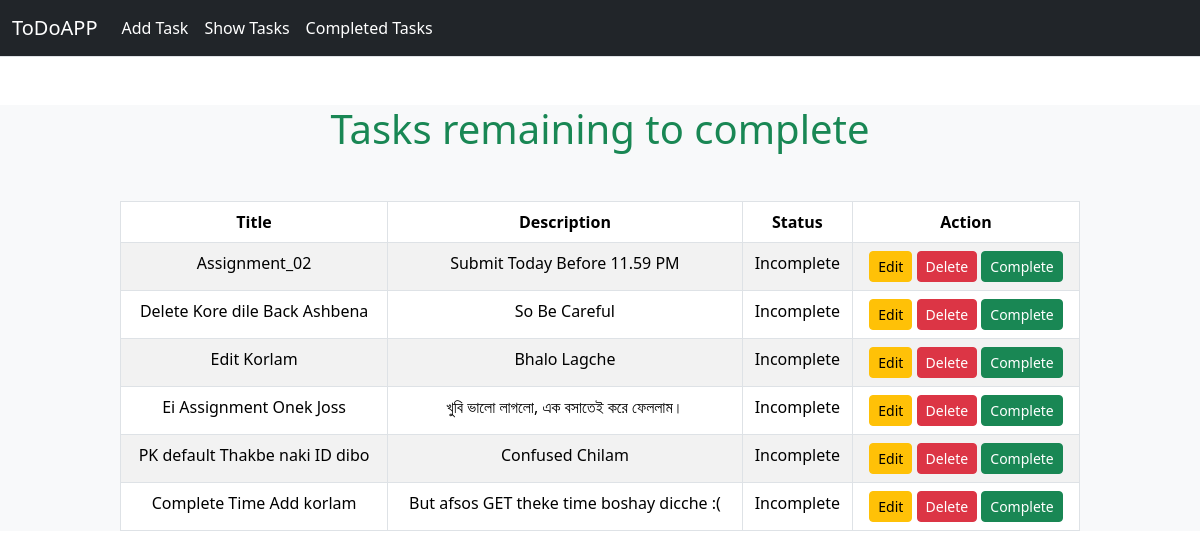
Page /show_tasks/ on the committed database.
### TODO_App/models.py (models this page shows)
class TaskModel(models.Model):
    taskTitle = models.CharField(max_length=30)
    taskDescription = models.CharField(max_length=50)
    is_completed = models.BooleanField(default=False)

### TODO_App/views.py (the view)
# urls.py: path('show_tasks/', views.show_tasks, name='show_tasks'),
def show_tasks(request):
    tasks = TaskModel.objects.filter(is_completed=False)
    return render(request, 'show_tasks.html', {'tasks': tasks})

### TODO_App/templates/show_tasks.html (shortened to what this page needs)
{% extends 'base.html' %}
{% block content %}
<div style="text-align: center;" class='mt-5 text-success bg-light'>
    <h1>Tasks remaining to complete </h1>
<div>
    {% if tasks %}
    <div style="width:80%; margin:auto;" class="mt-5">
        <table class="table table-striped table-bordered table-hover">
            <thead class="thead-light">
              <tr style="text-align:center;">
                <th scope="col">Title</th>
                <th scope="col">Description</th>
                <th scope="col">Status</th>
                <th scope="col">Action</th>
              </tr>
            </thead>
            <tbody style="text-align:center;">
              {% for task in tasks %}
              <tr>
                <td scope="row"> {{task.taskTitle}} </th>
                <td scope="row"> {{task.taskDescription}} </th>
                {% if task.is_completed %}
                <td scope="row"> Completed </th>
                {% else %}
                <td scope="row"> Incomplete </th>
                {% endif %}
                <td>
                  <a class="btn btn-warning btn-sm" href=" {% url 'edit_task' task.id %} ">Edit</a>
                  <a class="btn btn-danger btn-sm" href=" {% url 'delete_task' task.id %} " > Delete </a>
                  <a class="btn btn-success btn-sm" href="{% url 'complete' task.id %}"  > Complete </a>
                </td>
              </tr>
              {% endfor %}
              </tbody>
          </table>
    </div>
{% endif %}
{% endblock content %}

### TODO_App/templates/base.html (shortened to what this page needs)
<!doctype html>
<html lang="en">
  <head>
    <link href="https://cdn.jsdelivr.net/npm/bootstrap@5.3.1/dist/css/bootstrap.min.css" rel="stylesheet">
  </head>
  <body>
<nav class="navbar navbar-expand-lg bg-dark border-bottom border-body">
  <div class="container-fluid">
    <a class="navbar-brand text-white" href=" {% url 'home' %} ">ToDoAPP</a>
    <div class="collapse navbar-collapse" id="navbarNavAltMarkup">
      <div class="navbar-nav">
        <a class="nav-link text-white" aria-current="page" href=" {% url 'add_task' %} ">Add Task</a>
        <a class="nav-link text-white" href=" {% url 'show_tasks' %}">Show Tasks</a>
        <a class="nav-link text-white" href=" {% url 'completed_tasks' %}">Completed Tasks</a>
      </div>
    </div>
  </div>
</nav>
  {% block content %}{% endblock content %}
  </body>
</html>

### rows in the picture
TaskModel: taskTitle "Assignment_02", taskDescription "Submit Today Before 11.59 PM", is_completed "Incomplete"
TaskModel: taskTitle "Delete Kore dile Back Ashbena", taskDescription "So Be Careful", is_completed "Incomplete"
TaskModel: taskTitle "Edit Korlam", taskDescription "Bhalo Lagche", is_completed "Incomplete"
TaskModel: taskTitle "Ei Assignment Onek Joss", taskDescription "খুবি ভালো লাগলো, এক বসাতেই করে ফেললাম।", is_completed "Incomplete"
TaskModel: taskTitle "PK default Thakbe naki ID dibo", taskDescription "Confused Chilam", is_completed "Incomplete"
TaskModel: taskTitle "Complete Time Add korlam", taskDescription "But afsos GET theke time boshay dicche :(", is_completed "Incomplete"
